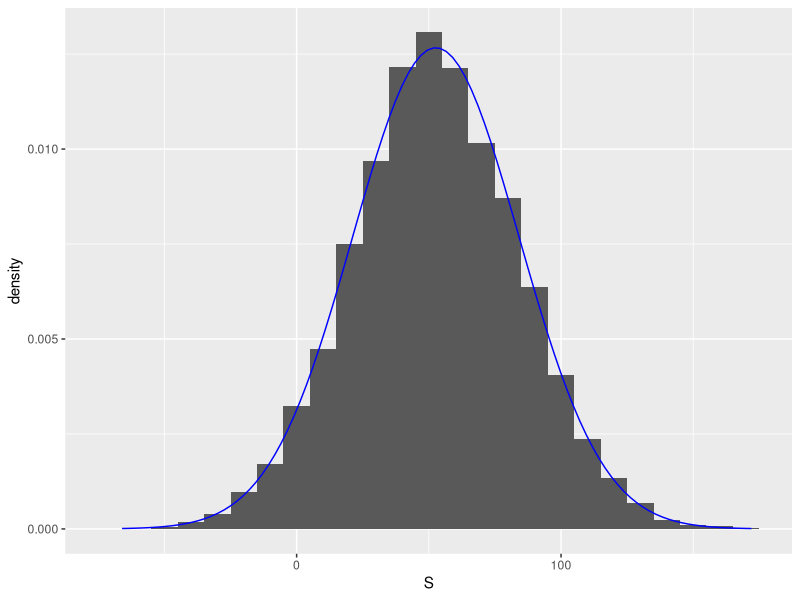

Source code (R):
library(tidyverse)
color <- rep(c("Red", "Black", "Green"), c(18,18,2))
n <- 1000
X <- sample(ifelse(color=="Red",-1,1),n, replace = TRUE)#Random variable X
x <- sample(c(-1, 1), n, replace = TRUE, prob = c(9/19, 10/19))# 1000 independent draws
S <- sum(x)    # total winnings = sum of draws
B <- 10000
S <- replicate(B,{
  X<- sample(c(-1,1), n, replace = TRUE, prob = c(9/19,10/19))
  sum(X)#TOtal profit
})

mean(S<0)
s <- seq(min(S), max(S), length = 100)
normal_density<- data.frame(s = s, f = dnorm(s, mean(S), sd(S)))
data.frame(S=S)%>%
  ggplot(aes(S, ..density..))+
  geom_histogram(binwidth = 10)+
  geom_line(data = normal_density, col = "blue", mapping = aes(s, f))